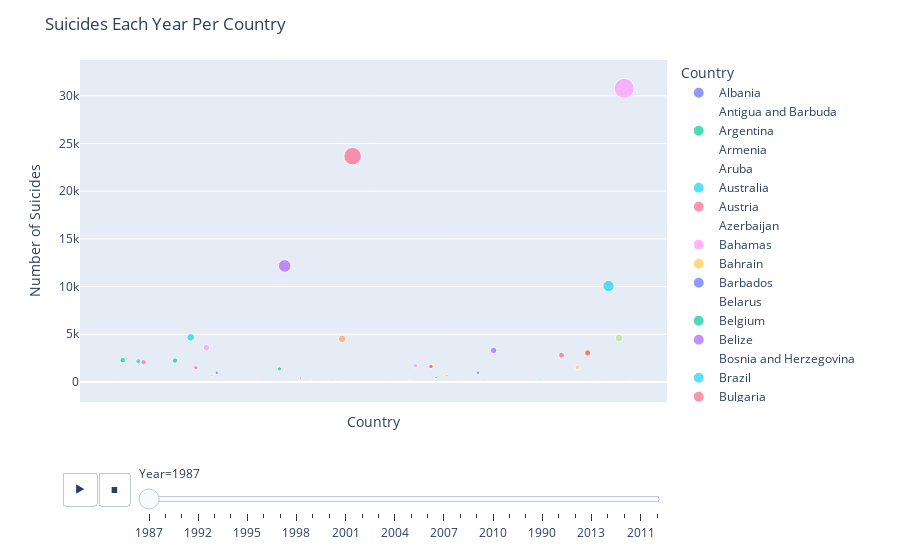

Write notebook code for a chart like this one.
### Markdown cell above
## Deaths Per Year ( Country Comparison )

### Code cell
# data preparation and pre-processing
country_list = list(df['country'].drop_duplicates())
year_list = list(df['year'].drop_duplicates())
country = []
year = []
no_of_suicides = []
for countryname in country_list:
    for yearname in year_list:
        country.append(countryname)
        year.append(yearname)
        try:
            no_of_suicides.append(df.groupby(['country','year']).get_group((countryname,yearname))['suicides_no'].sum())
        except:
            no_of_suicides.append(0)
            
# convertion to dataframe
df1 = pd.DataFrame({
    'Country':country,
    'Year':year,
    'No_of_Suicides':no_of_suicides
})

# plot
fig = px.scatter(df1,x='Country',y='No_of_Suicides',animation_frame='Year',size='No_of_Suicides',color='Country')
fig.update_layout(
    xaxis={
        'showticklabels':False,
        'showgrid':False
    },
    title='Suicides Each Year Per Country',
    yaxis_title='Number of Suicides'
)
